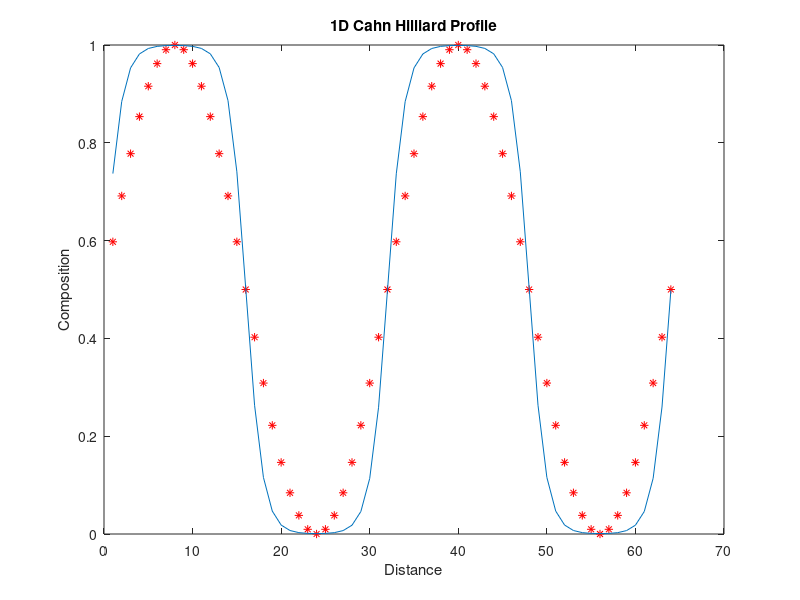

The MATLAB source for this figure:
clear all;
D=1.0;
dx=1;
dt=0.01;
N=64;
m=2;
A=1.0;
kappa=1.0;
beta1=dt/(dx*dx);
beta2=2*kappa*beta1/(dx*dx);

% Declarations
conc=zeros(N,1);
conc_old=zeros(N,1);
g=zeros(N,1);

% Initial profile
for i=1:N
    conc_old(i)=0.5*(1+sin(2*pi*m*i/N));
end

plot(conc_old, 'r*')
hold on

% Evolve the profile
for k=1:10000
    
    % Define g
    g=2*A*conc_old.*(1-conc_old).*(1-2*conc_old);
    
    for i=1:N
        w=i-1;
        ww=i-2;
        e=i+1;
        ee=i+2;
        if (ww<1)
            ww=ww+N;
        end
        if (w<1)
            w=w+N;
        end
        if (ee>N)
            ee=ee-N;
        end
        if(e>N)
            e=e-N;
        end
        
        % ellipsis are for text wrap in MATLAB editor window
        
        conc(i)=conc_old(i) + beta1*(g(w)-2*g(i)+g(e))...
            - beta2*(conc_old(ww)-4*conc_old(w)+6*conc_old(i)...
            -4*conc_old(e) + conc_old(ee));
        
        conc_old(i)=conc(i);
    end
    
end
plot(conc);
ylabel('Composition'), xlabel('Distance');
title('1D Cahn Hilliard Profile')
